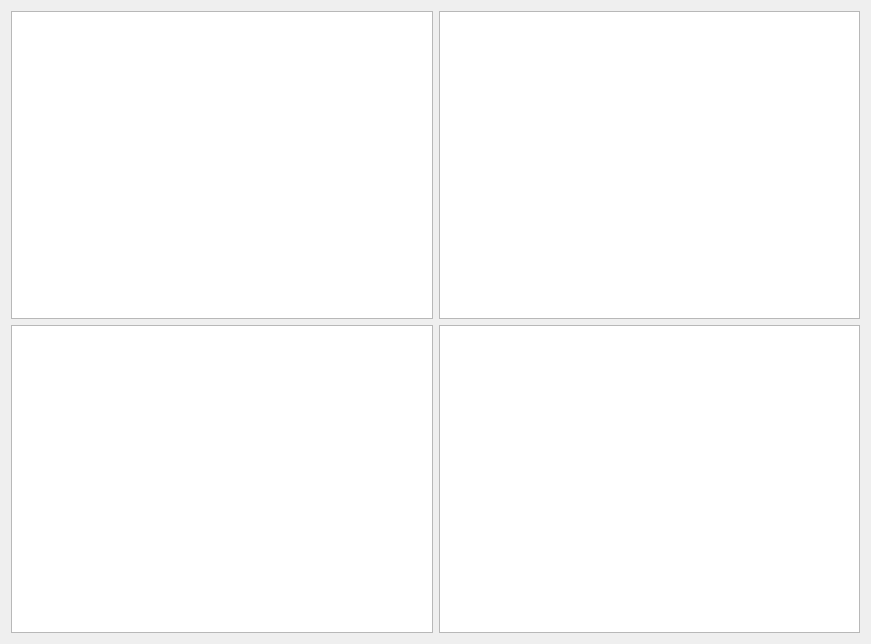
<?xml version="1.0" encoding="UTF-8"?>
<ui version="4.0">
 <class>Widget</class>
 <widget class="QWidget" name="Widget">
  <property name="geometry">
   <rect>
    <x>0</x>
    <y>0</y>
    <width>871</width>
    <height>644</height>
   </rect>
  </property>
  <property name="windowTitle">
   <string>Widget</string>
  </property>
  <layout class="QGridLayout" name="gridLayout">
   <item row="0" column="0">
    <widget class="QListWidget" name="listWidget"/>
   </item>
   <item row="0" column="1">
    <widget class="QTextEdit" name="textEdit"/>
   </item>
   <item row="1" column="0">
    <widget class="QListWidget" name="listWidget_2"/>
   </item>
   <item row="1" column="1">
    <widget class="QTextEdit" name="textEdit_2"/>
   </item>
  </layout>
 </widget>
 <layoutdefault spacing="6" margin="11"/>
 <resources/>
 <connections/>
</ui>
